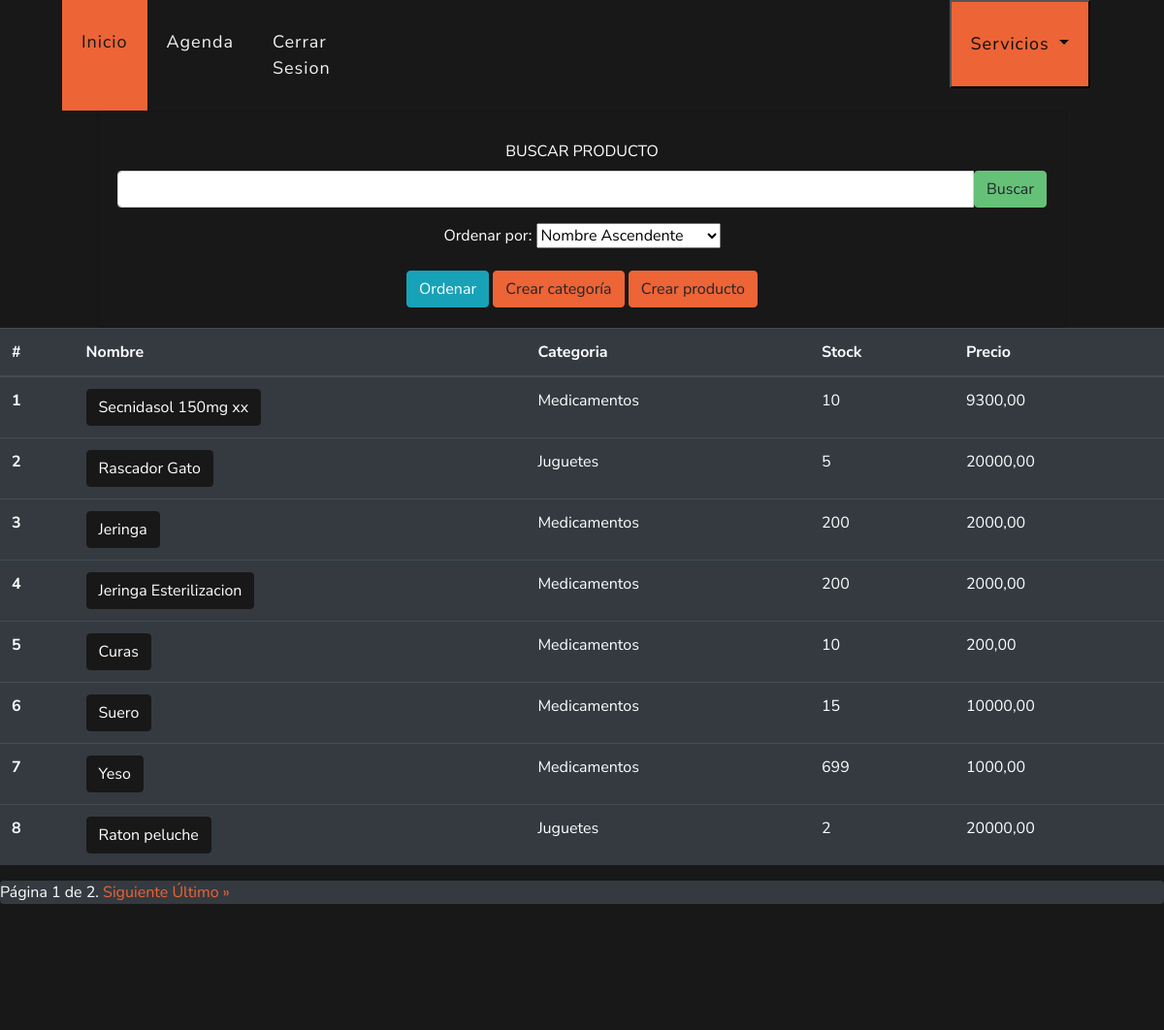
The app's page /ver/productos (signed in), older data.
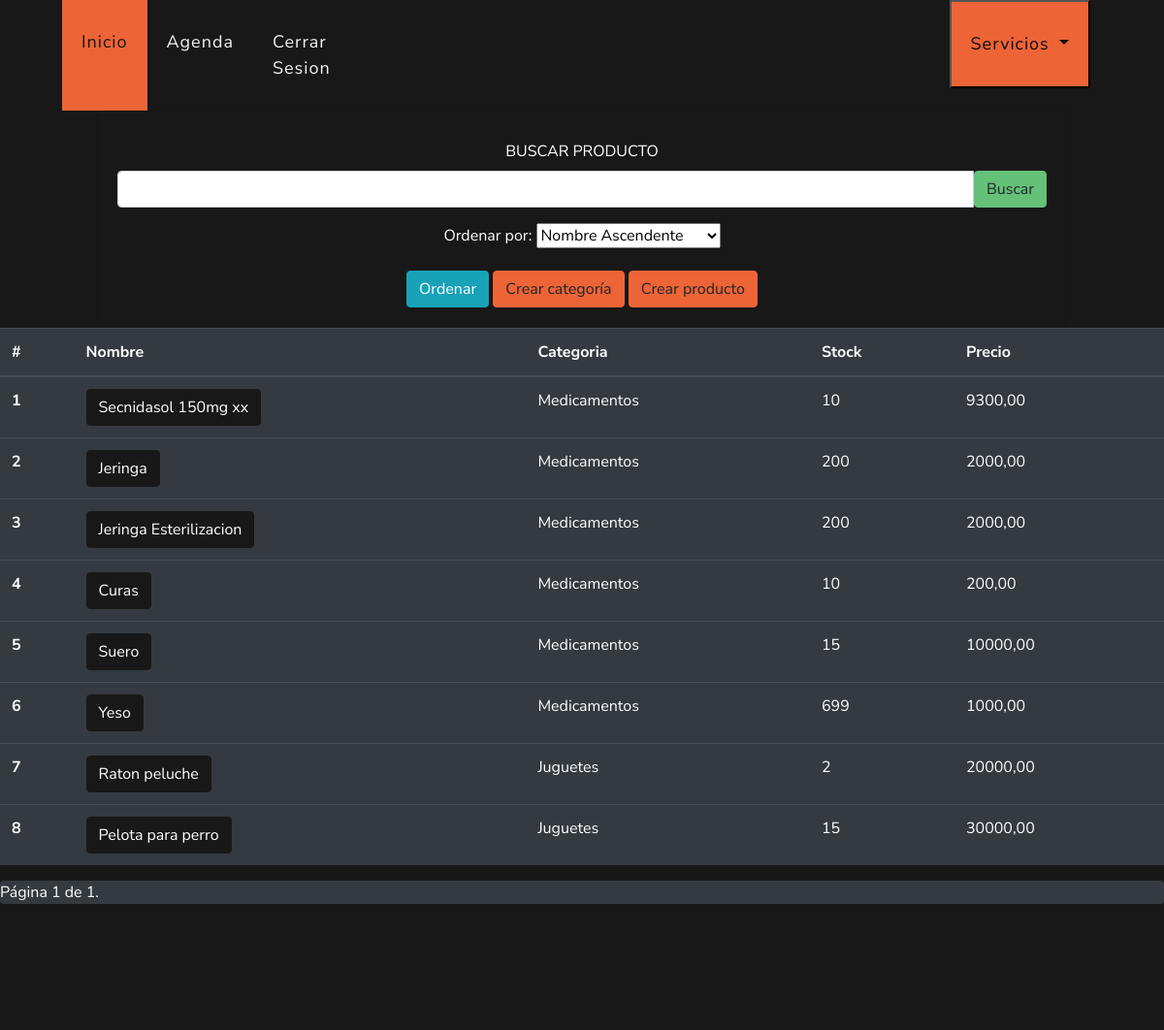
The same page, newer data.
### veterinary/models.py (models this page shows, shortened)
class Product(models.Model):
    name = models.CharField(max_length=150, verbose_name='Nombre', unique=True)
    cat = models.ForeignKey(Category, on_delete=models.CASCADE, verbose_name='Categoría')
    stock = models.IntegerField(default=0, verbose_name='Stock')
    pvp = models.DecimalField(default=0.00, max_digits=9, decimal_places=2, verbose_name='Precio de venta')
    class Meta:
        verbose_name = 'Producto'
        verbose_name_plural = 'Productos'
        ordering = ['id']

class Category(models.Model):
    name = models.CharField(max_length=150, verbose_name='Nombre', unique=True)
    desc = models.CharField(max_length=500, null=True, blank=True, verbose_name='Descripción')
    def __str__(self):
        return self.name
    class Meta:
        verbose_name = 'Categoria'
        verbose_name_plural = 'Categorias'
        ordering = ['id']

### veterinary/views.py (the view, shortened to what this page needs)
# urls.py: path("ver/productos", views.detailProduct, name="detailProduct"),
@login_required
def detailProduct(request):
    products = Product.objects.all()
    form1 = CategoryForm(request.POST or None)
    form2 = ProductForm(request.POST or None)
    order_form = OrderForm(request.GET or None)
    if order_form.is_valid():
        order_by = order_form.cleaned_data["order_by"]
        if order_by:
            products = products.order_by(order_by)
    products = products.filter(name__contains=request.POST.get("search", ""))
    paginator = Paginator(products, 8)
    page_number = request.GET.get("page")
    page_obj = paginator.get_page(page_number)
    context = {
        "form1": form1,
        "form2": form2,
        "order_form": order_form,
        "page_obj": page_obj,
    }
    return render(request, "veterinary/detailProduct.html", context)

### veterinary/forms.py
class CategoryForm(ModelForm):
    class Meta:
        model = Category
        fields = '__all__'
        widgets = {
            'name':TextInput(attrs={'class':'form-control'}),
            'desc':TextInput(attrs={'class':'form-control'})
        }
        labels = {
            'name': 'Nombre',
            'desc': 'Descripcion'
        }

class ProductForm(ModelForm):
    class Meta:
        model = Product
        fields = ['name', 'cat', 'stock', 'pvp']
        labels = {
            'name': 'Nombre',
            'cat': 'Categoría',
            'stock': 'Stock',
            'pvp': 'Precio de venta'
        }
        widgets = {
            'name': TextInput(attrs={'class': 'form-control'}),
            'cat': Select(attrs={'class': 'form-control'}),
            'stock': NumberInput(attrs={'class': 'form-control'}),
            'pvp': NumberInput(attrs={'class': 'form-control'}),
        }

### templates/veterinary/detailProduct.html (shortened to what this page needs)
{% extends 'layout/base.html' %}
{% block 'style' %}
{% load static %}
<link rel="stylesheet" href="{% static 'css/estilo.css' %}">
{% endblock %}
{% block 'header' %}
{% include 'layout/partials/headerbase.html' %}
{% endblock %}
{% block 'content' %}
  <div class="container-fluid" style="background-color: #181818; height: 100vh;">
    <div class="row">
      <div class="col-md-12" style="padding-right: 100px; padding-left: 100px; ">
        <div class="card bg-dark text-white">
          <div class="card-body text-center">
            <form action="" method="POST" style="margin-top:1vh ;">
              <label >BUSCAR PRODUCTO</label>
              <div class="input-group mb-3">
                <input type="text" class="form-control" name="search">
                <button type="submit" class="btn btn-secondary">Buscar</button>
              </div>
            </form>
            <form method="get" action="{% url 'detailProduct' %}" style="display: inline;">
              {{ order_form.as_p }}
              <button class="btn btn-info" type="submit">Ordenar</button>
            </form>
            <button type="button" class="btn btn-secondary" style="background-color: #ED6436; border: 1px solid #ED6436;" data-toggle="modal" data-target="#exampleModal">
              Crear categoría
            </button>
            <button type="button" class="btn btn-secondary" style="background-color: #ED6436; border: 1px solid #ED6436;" data-toggle="modal" data-target="#exampleModal2">
              Crear producto
            </button>
          </div>
      </div>
    </div>
    <div class="table-responsive" style="height: 70vh;">
      <table class="table table-dark">
          <thead>
              <tr>
                  <th scope="col">#</th>
                  <th scope="col">Nombre</th>
                  <th scope="col">Categoria</th>
                  <th scope="col">Stock</th>
                  <th scope="col">Precio</th>
              </tr>
          </thead>
          <tbody>
              {% for product in page_obj %}
                  <tr>
                      <th scope="row">{{ forloop.counter }}</th>
                      <td><a class="btn btn-dark" onclick="borrar({{product.id}})">{{ product.name }}</a></td>
                      <td>{{ product.cat }}</td>
                      <td>{{ product.stock }}</td>
                      <td>{{ product.pvp }}</td>
                  </tr>
              {% endfor %}
          </tbody>
      </table>
      <div class="pagination table-dark">
        <span class="step-links">
            <span class="current-page">
                Página {{ page_obj.number }} de {{ page_obj.paginator.num_pages }}.
            </span>
            {% if page_obj.has_next %}
                <a href="?page={{ page_obj.next_page_number }}">Siguiente</a>
                <a href="?page={{ page_obj.paginator.num_pages }}">Último &raquo;</a>
            {% endif %}
        </span>
      </div>
    </div>
  </div>
</div>
{% endblock %}

Row changes from the older to the newer data that the page shows:
removed Product: name "Rascador Gato", cat "Juguetes", stock "5", pvp "20000,00"
now on this page (row unchanged): Product: name "Pelota para perro", cat "Juguetes", stock "15", pvp "30000,00"
Text that changed along with them:
{{ page_obj.paginator.num_pages }}: "2" → "1"
text no longer shown: "Siguiente Último »"
